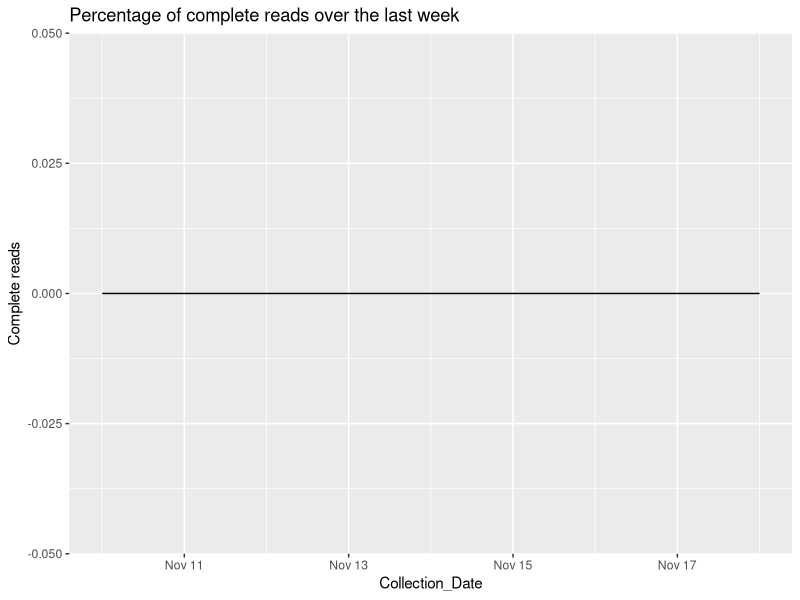

The R script that drew this image: (Note: this script raises an error after producing the figure.)
## ---- chunk 1
knitr::opts_chunk$set(echo = TRUE)
library(dplyr)
library(ggplot2)
library(lubridate)
library(tidyr)
library(stringr)
library(zoo)

## ---- chunk 2
#Global Variables
#Dataframe for the last week
start_date <- (date(Sys.Date())-8)
end_date <- date(Sys.Date())  # yesterdays's date

Last_week <- data.frame(seq(start_date, end_date, "days")) |>
            mutate(Collection_Date= seq.start_date..end_date...days..)

dams  <- c("Avon Dam",
                      "Blue Mountains Dams",
                      "Cataract Dam",
                      "Cordeaux Dam",
                      "Fitzroy Falls Reservoir",
                      "Nepean Dam",
                      "Prospect Reservoir",
                      "Tallowa Dam",
                      "Warragamba Dam",
                      "Wingecarribee Reservoir",
                      "Woronora Dam"

                      )
#Graph Global variables
chart_col_count = 2


Custom_theme = theme(
   #legend.key.height = unit(0.5, "cm"),  # Change height
   #legend.key.width = unit(0.01, "cm"),    # Change width
   legend.position = "top"
  ) 

#Data From scraped files
all_readings <- read.csv("Daily_Dam_Readings_Greater_Sydney.csv") |>                     
                mutate(Collection_Date = date(Collection_Date))


#Scraper performance over teh last week
disinct_readings_count <- all_readings |> 
                    group_by() |> count(Collection_Date) |>
                    mutate(`Complete reads` = (n / 14)*100) 


#Percentage of complete reads for the last week
last_week_performance <- Last_week |>
                       left_join(disinct_readings_count, by="Collection_Date") |> 
                       mutate(`Complete reads` = case_when(
                         is.na(`Complete reads`) ~ 0,
                         TRUE ~ `Complete reads`
                       ))

Percentage_Of_complete_daily_reads <- ggplot(last_week_performance, aes(Collection_Date, `Complete reads`))+
                            geom_line()+
                            ggtitle("Percentage of complete reads over the last week")


#Decay rate of dams by day by weekly average
all_readings_df <- all_readings |>
                  #Filter the data for the dams
                    mutate(data_classifier = case_when(
                      Variable %in% dams ~ "Dams",
                      TRUE ~ "Summaries"
                    )) |> 
  
                  #Filter for the dams dataset and remove the percentages
                    filter(data_classifier == "Dams") |>
                    mutate(daily_value = as.numeric(sub("%", "", daily_value))) |>
                    group_by(Variable) |> 
                #Calculate the rate of change by fixed time periods
                    mutate(daily__volume_change = as.numeric(daily_value) - as.numeric(lag(x= daily_value, n= 1)))|>    
                    mutate(Avg_Rolling_weekly_volume_change = (as.numeric(daily_value) - as.numeric(rollmean(daily_value, k=7)))/7) |>
                    mutate(Avg_Rolling_monthly_volume_change = (as.numeric(daily_value) - as.numeric(rollmean(daily_value, k=30)))/30) |> 
                    mutate(Avg_Rolling_60day_volume_change = (as.numeric(daily_value) - as.numeric(rollmean(daily_value, k=60)))/60) |> 
                    mutate(Avg_Rolling_90day_volume_change = (as.numeric(daily_value) - as.numeric(rollmean(daily_value, k=90)))/90) |> 
                    mutate(Avg_Rolling_120day_volume_change = (as.numeric(daily_value) - as.numeric(rollmean(daily_value, k=120)))/120) |> 
              #Depletion Rates
                  #Daily rate of change
                      mutate(Days_to_zero_at_daily_depletion_rate = case_when(
                        daily__volume_change >= 0 ~ NA,
                        daily__volume_change < 0 ~ days(round(abs((daily_value / daily__volume_change))))
                      )) |> 
                    #weekly depletion rate
                      mutate(Days_to_zero_at_weekly_depletion_rate = case_when(
                        Avg_Rolling_weekly_volume_change >= 0 ~ NA,
                        Avg_Rolling_weekly_volume_change < 0 ~  days(round(abs((daily_value / Avg_Rolling_weekly_volume_change))))
                      )) |> 
                    #Monthly depletion rate
                      mutate(Days_to_zero_at_monthly_depletion_rate = case_when(
                        Avg_Rolling_monthly_volume_change >= 0 ~ NA,
                        Avg_Rolling_monthly_volume_change < 0 ~  days(round(abs((daily_value / Avg_Rolling_monthly_volume_change))))
                      )) |>
                    #60 Day depletion rate
                      mutate(Days_to_zero_at_60day_depletion_rate = case_when(
                        Avg_Rolling_60day_volume_change >= 0 ~ NA,
                        Avg_Rolling_60day_volume_change < 0 ~  days(round(abs((daily_value / Avg_Rolling_60day_volume_change))))
                      ))|>
                    #90 Day depletion rate
                      mutate(Days_to_zero_at_90day_depletion_rate = case_when(
                        Avg_Rolling_90day_volume_change >= 0 ~ NA,
                        Avg_Rolling_90day_volume_change < 0 ~  days(round(abs((daily_value / Avg_Rolling_90day_volume_change))))
                      )) |>
                    #120 Day depletion rate
                      mutate(Days_to_zero_at_120day_depletion_rate = case_when(
                        Avg_Rolling_120day_volume_change >= 0 ~ NA,
                        Avg_Rolling_120day_volume_change < 0 ~  days(round(abs((daily_value / Avg_Rolling_120day_volume_change))))
                      )) |>
              #Capacity Rates 
                    #Daily rate of change
                      mutate(Days_to_full_at_daily_capacity_rate = case_when(
                        daily__volume_change > 0 ~ days(round(abs(((100-daily_value) / daily__volume_change)))),
                        daily__volume_change <= 0 ~ NA
                      )) |>
                    #weekly rate of change
                      mutate(Days_to_full_at_weekly_capacity_rate = case_when(
                        Avg_Rolling_weekly_volume_change > 0 ~ days(round(abs(((100-daily_value) / Avg_Rolling_weekly_volume_change)))),
                        Avg_Rolling_weekly_volume_change <= 0 ~ NA
                      )) |>
                    #Monthly rate of change
                      mutate(Days_to_full_at_monthly_capacity_rate = case_when(
                        Avg_Rolling_monthly_volume_change > 0 ~ days(round(abs(((100-daily_value) / Avg_Rolling_monthly_volume_change)))),
                        Avg_Rolling_monthly_volume_change <= 0 ~ NA
                      )) |>
                    #60 Day depletion rate
                      mutate(Days_to_full_at_60day_capacity_rate = case_when(
                        Avg_Rolling_60day_volume_change > 0 ~ days(round(abs(((100-daily_value) / Avg_Rolling_60day_volume_change)))),
                        Avg_Rolling_60day_volume_change <= 0 ~ NA
                      )) |>  
                    #90 Day depletion rate
                      mutate(Days_to_full_at_90day_capacity_rate = case_when(
                        Avg_Rolling_90day_volume_change > 0 ~ days(round(abs(((100-daily_value) / Avg_Rolling_90day_volume_change)))),
                        Avg_Rolling_90day_volume_change <= 0 ~ NA
                      )) |>  
                    #120 day depletion rate
                      mutate(Days_to_full_at_120day_capacity_rate = case_when(
                        Avg_Rolling_120day_volume_change > 0 ~ days(round(abs(((100-daily_value) / Avg_Rolling_120day_volume_change)))),
                        Avg_Rolling_120day_volume_change <= 0 ~ NA
                      )) |>
                  #For each of the 12 dates, what is the forecast date the dam will spill or deplete?
                      #For Depletion rates;
                        #daily Depletion rate:
                          mutate(Estimated_Day_zero_daily_depletion_rate = Days_to_zero_at_daily_depletion_rate + Collection_Date) |>
                          mutate(Estimated_Day_zero_weekly_depletion_rate = Days_to_zero_at_weekly_depletion_rate + Collection_Date) |>
                          mutate(Estimated_Day_zero_monthly_depletion_rate = Days_to_zero_at_monthly_depletion_rate + Collection_Date) |>
                          mutate(Estimated_Day_zero_60day_depletion_rate = Days_to_zero_at_60day_depletion_rate + Collection_Date) |>
                          mutate(Estimated_Day_zero_90day_depletion_rate = Days_to_zero_at_90day_depletion_rate + Collection_Date) |>
                          mutate(Estimated_Day_zero_120day_depletion_rate = Days_to_zero_at_120day_depletion_rate + Collection_Date) |>
                        #Daily capacity rates:
                          mutate(Estimated_spillover_day_daily_capacity_rate = Days_to_full_at_daily_capacity_rate + Collection_Date) |>
                          mutate(Estimated_spillover_day_weekly_capacity_rate = Days_to_full_at_weekly_capacity_rate + Collection_Date) |>
                          mutate(Estimated_spillover_day_monthly_capacity_rate = Days_to_full_at_monthly_capacity_rate + Collection_Date) |>
                          mutate(Estimated_spillover_day_60day_capacity_rate = Days_to_full_at_60day_capacity_rate + Collection_Date) |>
                          mutate(Estimated_spillover_day_90day_capacity_rate = Days_to_full_at_90day_capacity_rate + Collection_Date) |>  
                          mutate(Estimated_spillover_day_120day_capacity_rate = Days_to_full_at_120day_capacity_rate + Collection_Date) 

#Shorten the dataset to join to the chart
Historic_dataset<- all_readings_df |>
  filter(Collection_Date != date(Sys.Date())) |>
  mutate(`Forecast Type` = "Historic Data") |>
  mutate(`Date Type` = "Historic Data") |>
  rename(Date = Collection_Date) |> 
  mutate(Dam_level_range = "Historic Data") |>
  mutate(Dam_Level_Values = daily_value) |>
  select(Variable,`Forecast Type`, `Date Type`, Date, Dam_level_range, Dam_Level_Values)
                  
  #Subset series
  Yesterdays_Forecast <- all_readings_df |>
  select(Variable,Collection_Date, daily_value,
          Estimated_Day_zero_daily_depletion_rate, Estimated_spillover_day_daily_capacity_rate,
          Estimated_Day_zero_weekly_depletion_rate, Estimated_spillover_day_weekly_capacity_rate,
          Estimated_Day_zero_monthly_depletion_rate, Estimated_spillover_day_monthly_capacity_rate,
          Estimated_Day_zero_60day_depletion_rate, Estimated_spillover_day_60day_capacity_rate,
          Estimated_Day_zero_90day_depletion_rate, Estimated_spillover_day_90day_capacity_rate,
          Estimated_Day_zero_120day_depletion_rate, Estimated_spillover_day_120day_capacity_rate) |>
  filter(Collection_Date == end_date)|>
    pivot_longer(cols = starts_with("Estimated"),
                 names_to = "Forecast Type",
                 values_to = "Key Date"
                 ) |>
    mutate(Forecast_value = case_when(
      str_detect(`Forecast Type`, "Day_zero") ~ 0,
      str_detect(`Forecast Type`, "spillover_day") ~ 100,
      TRUE ~ 500
    ))
  
Yesterdays_Forecast_Graph_data <-Yesterdays_Forecast |>
  pivot_longer(
    cols = c("Collection_Date", "Key Date"),
    names_to = "Date Type",
    values_to = "Date"
  ) |>
  pivot_longer(
    cols = c("daily_value", "Forecast_value"),
    names_to  = "Dam_level_range",
    values_to = "Dam_Level_Values"
  ) |> filter(!is.na(Date)) |> 
  #The pivot longer matches the permutations - we want to remove them
    filter(`Date Type` != "Collection_Date" & Dam_level_range == "Forecast_value" |
           `Date Type` == "Collection_Date" & Dam_level_range == "daily_value" ) |>
    rbind(Historic_dataset)
  
#Plot series to show the forecasts by dam
  #2025 View
gg_dam_forecast_30 <-Yesterdays_Forecast_Graph_data |>
    ggplot(aes(x= Date, y = Dam_Level_Values , colour = `Forecast Type`),)+
    geom_line()+
    xlim(c(as.Date("2023-01-01"), as.Date("2030-01-01")))+
    ylim(0,100)+
    facet_wrap(~Variable, ncol = chart_col_count)+
    theme(legend.position = "none")+
    guides(colour=guide_legend(ncol=1))

gg_dam_forecast_60 <-Yesterdays_Forecast_Graph_data |>
    ggplot(aes(x= Date, y = Dam_Level_Values , colour = `Forecast Type`),)+
    geom_line()+
  xlim(c(as.Date("2023-01-01"), as.Date("2060-01-01")))+
    ylim(0,100)+
    facet_wrap(~Variable, ncol = chart_col_count)+
    Custom_theme+
    guides(colour=guide_legend(ncol=1))
  
## ---- chunk 3
## How has the scraper performed over the last week?

Percentage_Of_complete_daily_reads


## ---- chunk 4
#Based on a 120 day rolling average what date is warragamba likely to overflow or hit zero.
gg_dam_forecast_60
gg_dam_forecast_30
